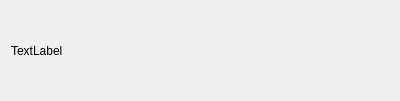
<?xml version="1.0" encoding="UTF-8"?>
<ui version="4.0">
 <class>GroupWidget</class>
 <widget class="QWidget" name="GroupWidget">
  <property name="geometry">
   <rect>
    <x>0</x>
    <y>0</y>
    <width>400</width>
    <height>101</height>
   </rect>
  </property>
  <property name="windowTitle">
   <string>Form</string>
  </property>
  <layout class="QVBoxLayout" name="verticalLayout">
   <item>
    <widget class="QLabel" name="GroupLabel">
     <property name="text">
      <string>TextLabel</string>
     </property>
    </widget>
   </item>
  </layout>
 </widget>
 <resources/>
 <connections/>
</ui>
